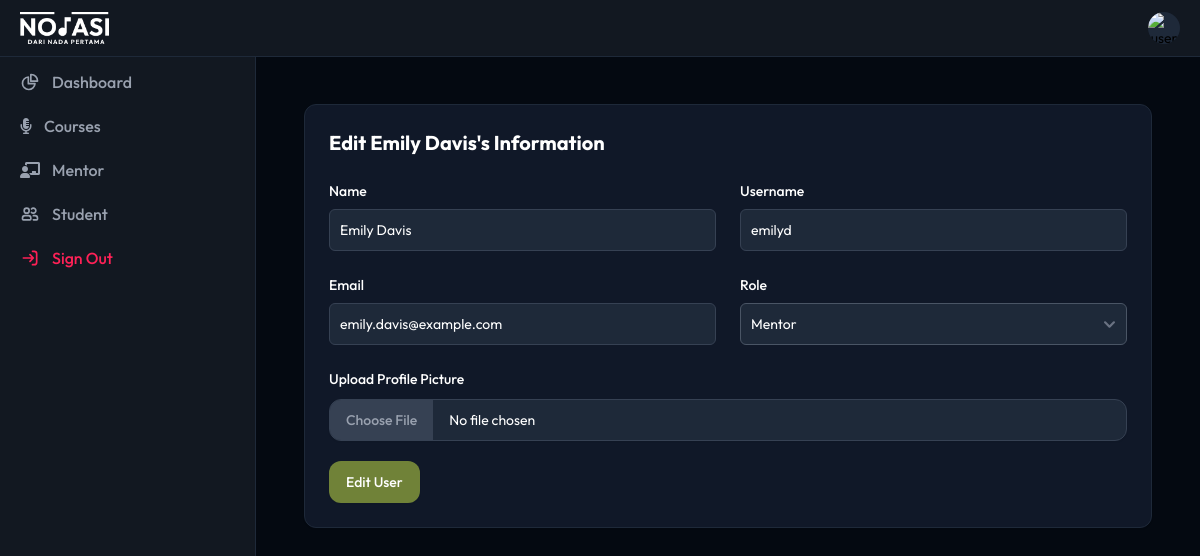
The page /edit-user.php?id_user=14 on the database its author committed.
### tables this page shows
CREATE TABLE `tb_user` (
  `id_user` int NOT NULL AUTO_INCREMENT,
  `name` varchar(255) DEFAULT NULL,
  `username` varchar(75) DEFAULT NULL,
  `passwd` varchar(255) DEFAULT NULL,
  `email` varchar(255) DEFAULT NULL,
  `role` enum('Admin','Mentor','Student') DEFAULT NULL,
  `foto` text,
  `created_at` timestamp NULL DEFAULT NULL,
  PRIMARY KEY (`id_user`)
);

### edit-user.php (the view, shortened to what this page needs)
<!DOCTYPE html>
<html lang="en">
<head>
    <link href="src/output.css" rel="stylesheet">
    <link rel="stylesheet" href="https://cdnjs.cloudflare.com/ajax/libs/font-awesome/6.0.0/css/all.min.css">
    <?php
        include 'config/koneksi.php';
        $queryUser=mysqli_query($conn,"SELECT * FROM db_notasi.tb_user
                                      WHERE id_user='".$_GET['id_user']."'
                                     ") OR die(mysqli_error($conn));
	    $fetchUser=mysqli_fetch_array($queryUser);
    ?>
</head>
<body class="dark bg-main-blue font-sans">
    <?php
        include 'include/navbar-dashboard.php';
        include 'include/sidebar.php';
    ?>
    <div class="p-8 sm:ml-64 mt-14">
        <div class="p-4">
            <div class="w-full mb-24">
                <div class="relative overflow-hidden w-full bg-neutral-primary-soft shadow-xs rounded-base border border-default p-6">
                    <h2 class="mb-6 text-xl font-bold text-heading">Edit <?php echo $fetchUser['name']; ?>'s Information</h2>
                    <form action="proses/prosesQuery.php" method="post" autocomplete="off" enctype="multipart/form-data">
                        <div class="grid gap-4 mb-4 grid-cols-2 gap-6 mb-5">
                            <div class="w-full">
                                <label for="student-name" class="block mb-2 text-sm font-medium text-heading">Name</label>
                                <input type="text" name="name" id="name" value="<?php echo $fetchUser['name']; ?>" class="bg-neutral-secondary-medium border border-default-medium text-heading text-sm rounded-md focus:ring-brand focus:border-brand block w-full p-2.5 placeholder:text-body" placeholder="Type full name" required="">
                            </div>
                            <div class="w-full">
                                <label for="username" class="block mb-2 text-sm font-medium text-heading">Username</label>
                                <input type="text" name="username" id="username" value="<?php echo $fetchUser['username']; ?>" class="bg-neutral-secondary-medium border border-default-medium text-heading text-sm rounded-md focus:ring-brand focus:border-brand block w-full p-2.5 placeholder:text-body" placeholder="Type username" required="">
                            </div>
                            <div class="w-full">
                                <label for="email" class="block mb-2 text-sm font-medium text-heading">Email</label>
                                <input type="email" name="email" id="email" value="<?php echo $fetchUser['email']; ?>" class="bg-neutral-secondary-medium border border-default-medium text-heading text-sm rounded-md focus:ring-brand focus:border-brand block w-full p-2.5 placeholder:text-body" placeholder="Type email" required="">
                            </div>
                            <div class="w-full">
                                <label for="role" class="block mb-2 text-sm font-medium text-gray-900 dark:text-white">Role</label>
                                <select id="role" name="role" class="bg-gray-200 border border-gray-300 text-gray-900 text-sm rounded-md focus:ring-primary-500 focus:border-primary-500 block w-full p-2.5 dark:bg-gray-800 dark:border-gray-600 dark:placeholder-gray-400 dark:text-white dark:focus:ring-primary-500 dark:focus:border-primary-500">
                                    <option value="Mentor" <?php if($fetchUser['role']=="Mentor"){echo "selected";} ?>>Mentor</option>
                                </select>
                            </div>
                            <div class="col-span-2">
                                <label class="block mb-2.5 text-sm font-medium text-heading" for="file_input">Upload Profile Picture</label>
                                <input class="cursor-pointer bg-neutral-secondary-medium border border-default-medium text-heading text-sm rounded-base focus:ring-brand focus:border-brand block w-full shadow-xs placeholder:text-body" id="foto" name="foto" type="file" accept="image/*">
                            </div>
                        </div>
                        <button type="submit" class="inline-flex items-center text-white bg-[#708238] hover:bg-[#006D4C] box-border border border-transparent focus:ring-4 focus:ring-brand-medium shadow-xs font-medium leading-5 rounded-base text-sm px-4 py-2.5 focus:outline-none">
                            Edit User
                        </button>
                    </form>
                </div>
            </div>
        </div>
    </div>
</body>
</html>

### rows shown on the page
tb_user: name "Emily Davis", username "emilyd", email "emily.davis@example.com", role "Mentor"
